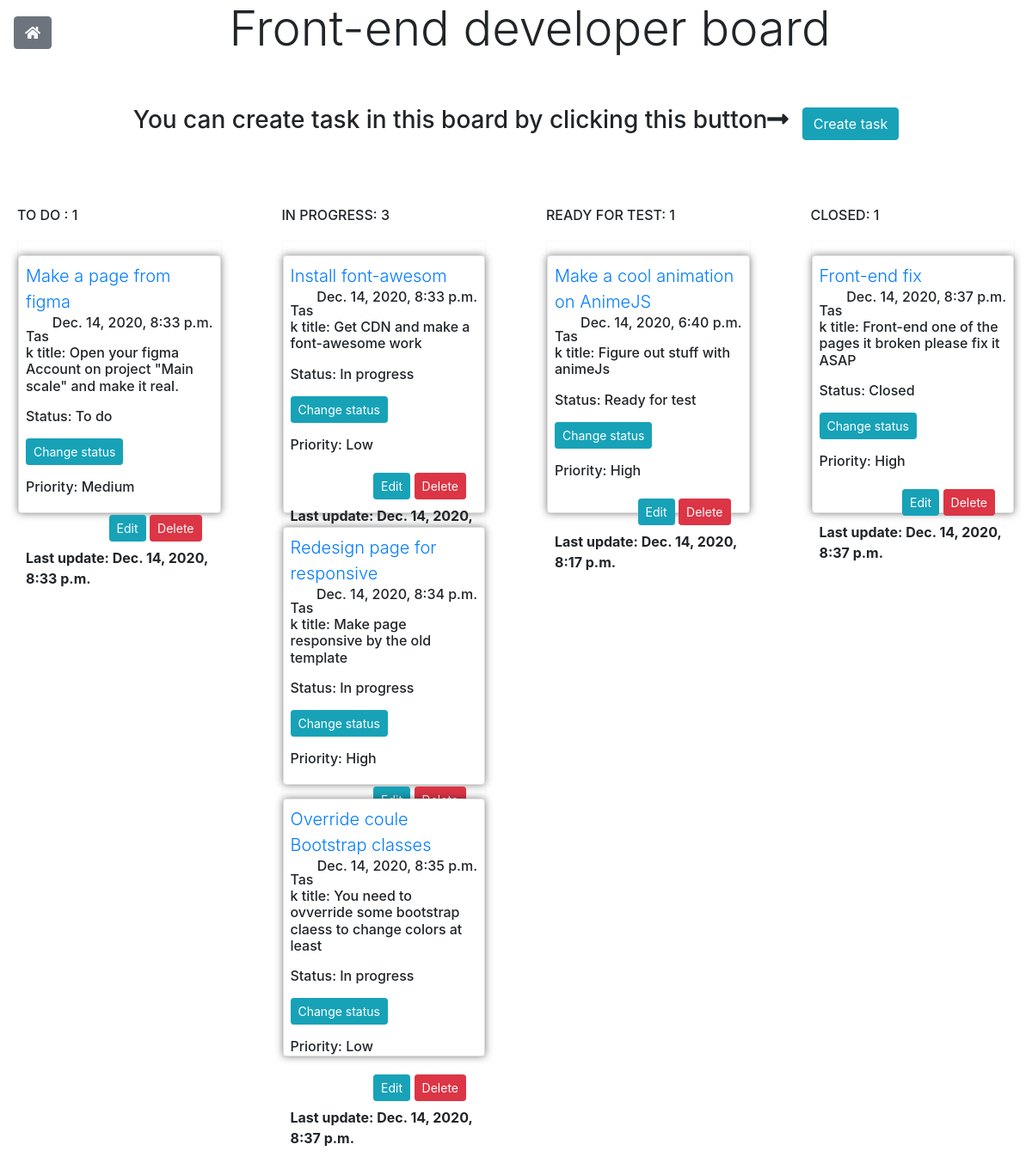
Screenshot of /21 with the database file from the repository.
### t_t/models.py (models this page shows, shortened)
class Table(models.Model):
    name = models.CharField('Table name', max_length=150, null=True)
    date_created = models.DateTimeField(auto_now_add=True, null=True)
    updated = models.DateTimeField(auto_now=True, null=True)

class Task(models.Model):
    CHOISES = (
        ('To do', 'To do'),
        ('In progress', 'In progress'),
        ('Ready for test', 'Ready for test'),
        ('Closed', 'Closed'),
    )
    PRIORITY = (
        ('Low', 'Low'),
        ('Medium', 'Medium'),
        ('High', 'High'),
    )
    table_name = models.ForeignKey(Table, on_delete=models.CASCADE, null=True)
    date_created = models.DateTimeField(auto_now_add=True, null=True)
    updated = models.DateTimeField(auto_now=True, null=True)
    subject = models.CharField("Task subject", max_length=250, null=True)
    status = models.CharField(max_length=200,default='To do', choices=CHOISES)
    task_title = models.CharField(max_length=400, null=True)
    images = models.ImageField(upload_to="gallery", null=True)
    description = RichTextField("Task description", null=True)
    priority = models.CharField(max_length=200, null=True, choices= PRIORITY)

### t_t/views.py (the view)
# urls.py: path('<int:id>', views.get_tasks, name='detail'),
def get_tasks(request, id):
    table = Table.objects.get(id=id)
    form_status = TaskFormStatus()
    tasks = table.task_set.all()
    task_count = tasks.count()
    color = 'danger'
    to_do = tasks.filter(status="To do")
    in_progress = tasks.filter(status="In progress")
    ready_for_test = tasks.filter(status="Ready for test")
    closed = tasks.filter(status="Closed")
    context = {'to_do': to_do,
               'in_progress': in_progress,
               'ready_for_test': ready_for_test,
               'closed': closed,
               'color': color,
               'task_count': task_count,
               'table': table,
               'form_status' : form_status
               }
    return render(request, 't_t/detail.html', context)

### templates/t_t/detail.html (shortened to what this page needs)
{% extends "t_t/index.html" %}
{% load crispy_forms_tags %}
{% block content %}
{% load static %}
<div class="row">
    <div class="col-2 d-flex justify-content-start align-items-center ml-3">
        <a type="button" class="btn btn-secondary home-button" href="{% url 'index' %}"><i class="fas fa-home"></i></a>
    </div>
    <div class="col-8 d-flex justify-content-center align-items-center">
        <h1 class="display-4"> {{table.name}} board</h1>
    </div>
</div>
    <div class="row mt-5">
        <div class="col-12 d-flex justify-content-center align-items-center">
            <h3> You can create task in this board by clicking this button<i class="fas fa-long-arrow-alt-right"></i> </h3><a type="button" class="btn btn-info ml-3" href="{% url 'create_task' table.id%}">Create task</a>
        </div>
        </div>
<div class="row mt-5">
        <div class="col-3 d-flex">
                <div class="card-body">
                    <h6 class="card-title text-uppercase text-truncate py-2">To Do : {{to_do.count}}</h6>
                    <div class="items border border-light">
                        {% for i in to_do %}
                        <div class="card draggable shadow-sm mt-3" id="cd1" draggable="true" ondragstart="drag(event)">
                            <div class="card-body p-2">
                                <div class="card-title">
                                    <a href="{% url 'task-page' i.id %}" class="lead font-weight-light">{{i.subject}}</a><h6 class="float-right">{{i.date_created}}</h6>
                                </div>
                                <p>
                                <h6>Task title: {{i.task_title}} </h6>
                                </p>
                                <p>
                                <h6> Status: {{i.status}} </h6>
                                </p>
                                <p>
                                    <a class="btn btn-info btn-sm" href="{% url 'change_status' i.id %}"> Change status </a>
                                </p>
                                <p>
                                <h6> Priority: {{i.priority}} </h6>
                                </p>
                                <div class="btn btn-group-justified float-right">
                                    <a class="btn btn-info btn-sm" href="{% url 'update_task' i.id %}">Edit</a>
                                    <a class="btn btn-danger btn-sm" href="{% url 'delete_task' i.id %}">Delete</a>
                                </div>
                                <b><p class="float-left">Last update: {{i.updated}}</p></b>
                            </div>
                        </div>
                        {% endfor %}
                    </div>
                </div>
        </div>
        <div class="col-3 d-flex">
                <div class="card-body">
                    <h6 class="card-title text-uppercase text-truncate py-2">In progress: {{in_progress.count}}</h6>
                    <div class="items border border-light">
                        {% for i in in_progress %}
                        <div class="card draggable shadow-sm mt-3" id="cd1" draggable="true" ondragstart="drag(event)">
                            <div class="card-body p-2">
                                <div class="card-title">
                                    <a href="{% url 'task-page' i.id %}" class="lead font-weight-light">{{i.subject}}</a><h6 class="float-right">{{i.date_created}}</h6>
                                </div>
                                <p>
                                <h6>Task title: {{i.task_title}} </h6>
                                </p>
                                <p>
                                <h6> Status: {{i.status}} </h6>
                                </p>
                                <p>
                                    <a class="btn btn-info btn-sm" href="{% url 'change_status' i.id %}"> Change status </a>
                                </p>
                                <p>
                                <h6> Priority: {{i.priority}} </h6>
                                </p>
                                <div class="btn btn-group-justified float-right">
                                    <a class="btn btn-info btn-sm" href="{% url 'update_task' i.id %}">Edit</a>
                                    <a class="btn btn-danger btn-sm" href="{% url 'delete_task' i.id %}">Delete</a>
                                </div>
                                   <b><p class="float-left">Last update: {{i.updated}}</p></b>
                            </div>
                        </div>
                        {% endfor %}
                    </div>
                </div>
        </div>
            <div class="col-3 d-flex">
                <div class="card-body">
                    <h6 class="card-title text-uppercase text-truncate py-2">Ready for test: {{ready_for_test.count}}</h6>
                    <div class="items border border-light">
                        {% for i in ready_for_test %}
                        <div class="card draggable shadow-sm mt-3" id="cd1" draggable="true" ondragstart="drag(event)">
                            <div class="card-body p-2">
                                <div class="card-title">
                                    <a href="{% url 'task-page' i.id %}" class="lead font-weight-light">{{i.subject}}</a><h6 class="float-right">{{i.date_created}}</h6>
                                </div>
                                <p>
                                <h6>Task title: {{i.task_title}} </h6>
                                </p>
                                <p>
                                <h6> Status: {{i.status}} </h6>
                                </p>
                                <p>
                                    <a class="btn btn-info btn-sm" href="{% url 'change_status' i.id %}"> Change status </a>
                                </p>
                                <p>
                                <h6> Priority: {{i.priority}} </h6>
                                </p>
                                <div class="btn btn-group-justified float-right">
                                    <a class="btn btn-info btn-sm" href="{% url 'update_task' i.id %}">Edit</a>
                                    <a class="btn btn-danger btn-sm" href="{% url 'delete_task' i.id %}">Delete</a>
                                </div>
                                    <b><p class="float-left">Last update: {{i.updated}}</p></b>
                            </div>
                        </div>
                        {% endfor %}
                    </div>
                </div>
        </div>
            <div class="col-3 d-flex">
                <div class="card-body">
                    <h6 class="card-title text-uppercase text-truncate py-2">Closed: {{closed.count}}</h6>
                    <div class="items border border-light">
                        {% for i in closed %}
                        <div class="card draggable shadow-sm mt-3" id="cd1" draggable="true" ondragstart="drag(event)">
                            <div class="card-body p-2">
                                <div class="card-title">
                                    <a href="{% url 'task-page' i.id %}" class="lead font-weight-light">{{i.subject}}</a><h6 class="float-right">{{i.date_created}}</h6>
                                </div>
                                <p>
                                <h6>Task title: {{i.task_title}} </h6>
                                </p>
                                <p>
                                <h6> Status: {{i.status}} </h6>
                                </p>
                                <p>
                                    <a class="btn btn-info btn-sm" href="{% url 'change_status' i.id %}"> Change status </a>
                                </p>
                                <p>
                                <h6> Priority: {{i.priority}} </h6>
                                </p>
                                <div class="btn btn-group-justified float-right">
                                    <a class="btn btn-info btn-sm" href="{% url 'update_task' i.id %}">Edit</a>
                                    <a class="btn btn-danger btn-sm" href="{% url 'delete_task' i.id %}">Delete</a>
                                </div>
                                   <b><p class="float-left">Last update: {{i.updated}}</p></b>
                            </div>
                        </div>
                        {% endfor %}
                    </div>
                </div>
        </div>
</div>
{% endblock %}

### templates/t_t/index.html (shortened to what this page needs)
{% extends 't_t/main.html' %}
{% block content %}
{% load crispy_forms_tags %}
{% endblock %}

### templates/t_t/main.html (shortened to what this page needs)
<!DOCTYPE html>
<html lang="en">
<head>
    {% load static %}
    <link rel="stylesheet" href="https://pro.fontawesome.com/releases/v5.10.0/css/all.css"/>
    <link rel="stylesheet" href="https://maxcdn.bootstrapcdn.com/bootstrap/4.0.0/css/bootstrap.min.css">
    <link rel="stylesheet" href="{% static '/css/index.css' %}">
</head>
<body>
{% block content %}
{% endblock %}
</body>
</html>

### t_t/static/css/index.css (style rules this page uses)
.card { width: 100%; height: 300px; box-shadow: 0 0 10px rgba(0,0,0,0.5); }

### rows the page displays
Table: name "Front-end developer"
Task: subject "Make a page from figma", date_created "Dec. 14, 2020, 8:33 p.m.", task_title "Open your figma Account on project \"Main scale\" and make it real.", status "To do", priority "Medium", updated "Dec. 14, 2020, 8:33 p.m."
Task: subject "Install font-awesom", date_created "Dec. 14, 2020, 8:33 p.m.", task_title "Get CDN and make a font-awesome work", status "In progress", priority "Low", updated "Dec. 14, 2020,…"
Task: subject "Redesign page for responsive", date_created "Dec. 14, 2020, 8:34 p.m.", task_title "Make page responsive by the old template", status "In progress", priority "High"
Task: subject "Override coule Bootstrap classes", date_created "Dec. 14, 2020, 8:35 p.m.", task_title "You need to ovverride some bootstrap claess to change colors at least", status "In progress", priority "Low", updated "Dec. 14, 2020, 8:37 p.m."
Task: subject "Make a cool animation on AnimeJS", date_created "Dec. 14, 2020, 6:40 p.m.", task_title "Figure out stuff with animeJs", status "Ready for test", priority "High", updated "Dec. 14, 2020, 8:17 p.m."
Task: subject "Front-end fix", date_created "Dec. 14, 2020, 8:37 p.m.", task_title "Front-end one of the pages it broken please fix it ASAP", status "Closed", priority "High", updated "Dec. 14, 2020, 8:37 p.m."

### other values shown
{{ to_do.count }} "1"
{{ in_progress.count }} "3"
{{ ready_for_test.count }} "1"
{{ closed.count }} "1"
